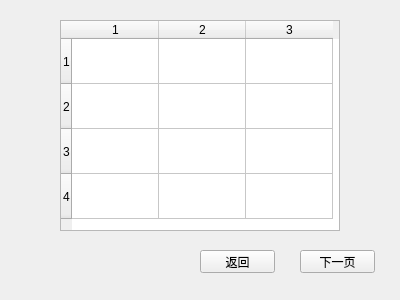
<?xml version="1.0" encoding="UTF-8"?>
<ui version="4.0">
 <class>replacelist</class>
 <widget class="QWidget" name="replacelist">
  <property name="geometry">
   <rect>
    <x>0</x>
    <y>0</y>
    <width>400</width>
    <height>300</height>
   </rect>
  </property>
  <property name="windowTitle">
   <string>Form</string>
  </property>
  <widget class="QTableWidget" name="tableWidget">
   <property name="geometry">
    <rect>
     <x>60</x>
     <y>20</y>
     <width>280</width>
     <height>211</height>
    </rect>
   </property>
   <property name="rowCount">
    <number>4</number>
   </property>
   <property name="columnCount">
    <number>3</number>
   </property>
   <attribute name="horizontalHeaderDefaultSectionSize">
    <number>87</number>
   </attribute>
   <attribute name="horizontalHeaderMinimumSectionSize">
    <number>30</number>
   </attribute>
   <attribute name="verticalHeaderDefaultSectionSize">
    <number>45</number>
   </attribute>
   <row>
    <property name="text">
     <string>1</string>
    </property>
    <property name="background">
     <color>
      <red>20</red>
      <green>0</green>
      <blue>0</blue>
     </color>
    </property>
   </row>
   <row>
    <property name="text">
     <string>2</string>
    </property>
   </row>
   <row>
    <property name="text">
     <string>3</string>
    </property>
   </row>
   <row/>
   <column/>
   <column/>
   <column/>
  </widget>
  <widget class="QPushButton" name="pushButton_2">
   <property name="geometry">
    <rect>
     <x>200</x>
     <y>250</y>
     <width>75</width>
     <height>23</height>
    </rect>
   </property>
   <property name="text">
    <string>返回</string>
   </property>
  </widget>
  <widget class="QPushButton" name="pushButton">
   <property name="geometry">
    <rect>
     <x>300</x>
     <y>250</y>
     <width>75</width>
     <height>23</height>
    </rect>
   </property>
   <property name="text">
    <string>下一页</string>
   </property>
  </widget>
 </widget>
 <resources/>
 <connections/>
</ui>
